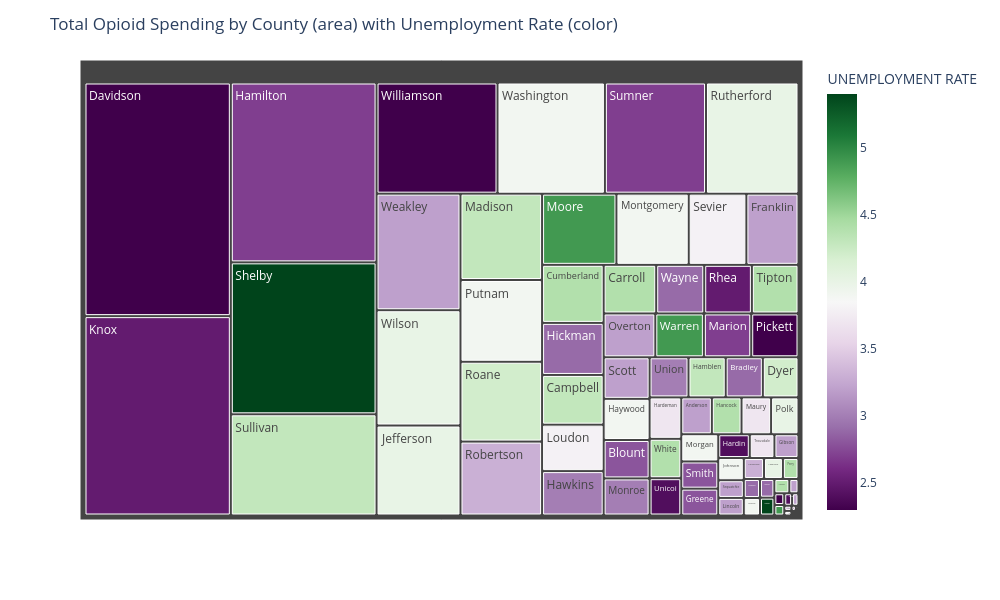

This figure's notebook cell:
### Code cell
unemp_vs_spends['TOTAL SPEND'] = pd.to_numeric(unemp_vs_spends['TOTAL SPEND'].replace('[\$,]', '', regex=True), errors='coerce')

fig = px.treemap(
    unemp_vs_spends, path=['COUNTY'], values='TOTAL SPEND', color='UNEMPLOYMENT RATE',
    color_continuous_scale='PRGn',
    hover_data={'TOTAL SPEND':':,.0f','UNEMPLOYMENT RATE':':.1f'},
    width=1000,
    height=600
)
fig.update_traces(
    hovertemplate=(
        "<b>%{label}</b><br>"
        "Total Spend: $%{value:,.0f}<br>"
        "Unemployment Rate: %{color:.1f}%<extra></extra>"
    )
)
fig.update_layout(title='Total Opioid Spending by County (area) with Unemployment Rate (color)')
fig.show()
fig.write_image("treemap.png")
fig.write_html("treemap.html")

### Figure 1 — Plotly figure (JSON) as saved in the notebook; plotly's stock layout.template omitted (floating-point values rounded to 4 significant figures; data arrays with more than 128 entries replaced by an {"elided": "..."} marker saying what was removed)
{"data": [{"branchvalues": "total", "customdata": {"elided": "78x2 float values"}, "domain": {"x": [0, 1], "y": [0, 1]}, "hovertemplate": "<b>%{label}</b><br>Total Spend: $%{value:,.0f}<br>Unemployment Rate: %{color:.1f}%<extra></extra>", "ids": ["Anderson", "Blount", "Bradley", "Campbell", "Carroll", "Carter", "Claiborne", "Cocke", "Crockett", "Cumberland", "Davidson", "Dickson", "Dyer", "Fayette", "Franklin", "Gibson", "Grainger", "Greene", "Grundy", "Hamblen", "Hamilton", "Hancock", "Hardeman", "Hardin", "Hawkins", "Haywood", "Henderson", "Henry", "Hickman", "Humphreys", "Jackson", "Jefferson", "Johnson", "Knox", "Lauderdale", "Lawrence", "Lewis", "Lincoln", "Loudon", "Macon", "Madison", "Marion", "Maury", "Meigs", "Monroe", "Montgomery", "Moore", "Morgan", "Obion", "Overton", "Perry", "Pickett", "Polk", "Putnam", "Rhea", "Roane", "Robertson", "Rutherford", "Scott", "Sequatchie", "Sevier", "Shelby", "Smith", "Stewart", "Sullivan", "Sumner", "Tipton", "Trousdale", "Unicoi", "Union", "Van Buren", "Warren", "Washington", "Wayne", "Weakley", "White", "Williamson", "Wilson"], "labels": ["Anderson", "Blount", "Bradley", "Campbell", "Carroll", "Carter", "Claiborne", "Cocke", "Crockett", "Cumberland", "Davidson", "Dickson", "Dyer", "Fayette", "Franklin", "Gibson", "Grainger", "Greene", "Grundy", "Hamblen", "Hamilton", "Hancock", "Hardeman", "Hardin", "Hawkins", "Haywood", "Henderson", "Henry", "Hickman", "Humphreys", "Jackson", "Jefferson", "Johnson", "Knox", "Lauderdale", "Lawrence", "Lewis", "Lincoln", "Loudon", "Macon", "Madison", "Marion", "Maury", "Meigs", "Monroe", "Montgomery", "Moore", "Morgan", "Obion", "Overton", "Perry", "Pickett", "Polk", "Putnam", "Rhea", "Roane", "Robertson", "Rutherford", "Scott", "Sequatchie", "Sevier", "Shelby", "Smith", "Stewart", "Sullivan", "Sumner", "Tipton", "Trousdale", "Unicoi", "Union", "Van Buren", "Warren", "Washington", "Wayne", "Weakley", "White", "Williamson", "Wilson"], "marker": {"coloraxis": "coloraxis", "colors": [3.2, 2.8, 2.9, 4.3, 4.4, 3.7, 3.9, 3.9, 3.2, 4.4, 2.3, 2.5, 4.2, 3.3, 3.2, 3.2, 5.4, 2.8, 2.9, 4.3, 2.7, 4.4, 3.7, 2.4, 3.0, 3.9, 4.9, 3.9, 2.9, 4.4, 2.3, 4.0, 3.9, 2.5, 3.3, 4.0, 3.2, 3.2, 3.8, 2.9, 4.3, 2.7, 3.7, 2.4, 3.0, 3.9, 4.9, 3.9, 2.9, 3.2, 4.4, 2.3, 4.0, 3.9, 2.5, 4.2, 3.3, 4.0, 3.2, 3.2, 3.8, 5.4, 2.8, 2.9, 4.3, 2.7, 4.4, 3.7, 2.4, 3.0, 3.9, 4.9, 3.9, 2.9, 3.2, 4.4, 2.3, 4.0]}, "name": "", "parents": ["", "", "", "", "", "", "", "", "", "", "", "", "", "", "", "", "", "", "", "", "", "", "", "", "", "", "", "", "", "", "", "", "", "", "", "", "", "", "", "", "", "", "", "", "", "", "", "", "", "", "", "", "", "", "", "", "", "", "", "", "", "", "", "", "", "", "", "", "", "", "", "", "", "", "", "", "", ""], "type": "treemap", "values": [379700.0, 594100.0, 501500.0, 1031000.0, 860500.0, 11260.0, 322.5, 4587.0, 26890.0, 1204000.0, 11510000.0, 7636.0, 481300.0, 12650.0, 1249000.0, 192800.0, 86410.0, 334100.0, 3930.0, 502500.0, 8826000.0, 368400.0, 442300.0, 252500.0, 920500.0, 636500.0, 34980.0, 2770.0, 1079000.0, 72050.0, 39040.0, 2543000.0, 190800.0, 9824000.0, 142500.0, 133100.0, 44130.0, 151200.0, 963600.0, 90490.0, 2373000.0, 698600.0, 367100.0, 32760.0, 573700.0, 1733000.0, 1782000.0, 339000.0, 3709.0, 762300.0, 109900.0, 697500.0, 340200.0, 2246000.0, 780600.0, 2194000.0, 2031000.0, 3462000.0, 643100.0, 152200.0, 1382000.0, 7457000.0, 338500.0, 103800.0, 4965000.0, 3785000.0, 763300.0, 197500.0, 398200.0, 525300.0, 95250.0, 716600.0, 4019000.0, 786100.0, 3294000.0, 420300.0, 4528000.0, 3258000.0]}], "layout": {"coloraxis": {"colorbar": {"title": {"text": "UNEMPLOYMENT RATE"}}, "colorscale": [[0, "rgb(64,0,75)"], [0.1, "rgb(118,42,131)"], [0.2, "rgb(153,112,171)"], [0.3, "rgb(194,165,207)"], [0.4, "rgb(231,212,232)"], [0.5, "rgb(247,247,247)"], [0.6, "rgb(217,240,211)"], [0.7, "rgb(166,219,160)"], [0.8, "rgb(90,174,97)"], [0.9, "rgb(27,120,55)"], [1, "rgb(0,68,27)"]]}, "height": 600, "legend": {"tracegroupgap": 0}, "margin": {"t": 60}, "title": {"text": "Total Opioid Spending by County (area) with Unemployment Rate (color)"}, "width": 1000}}
